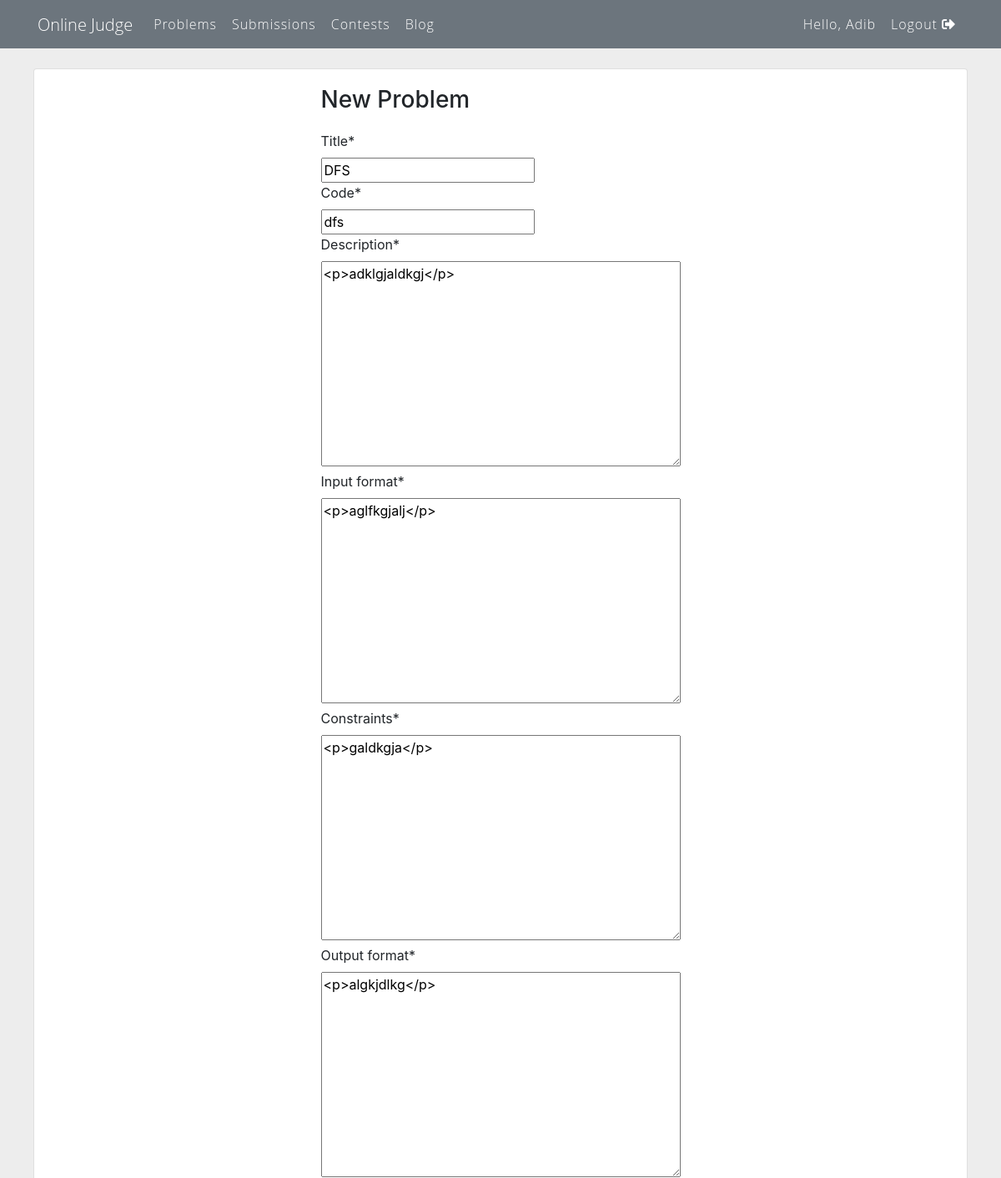
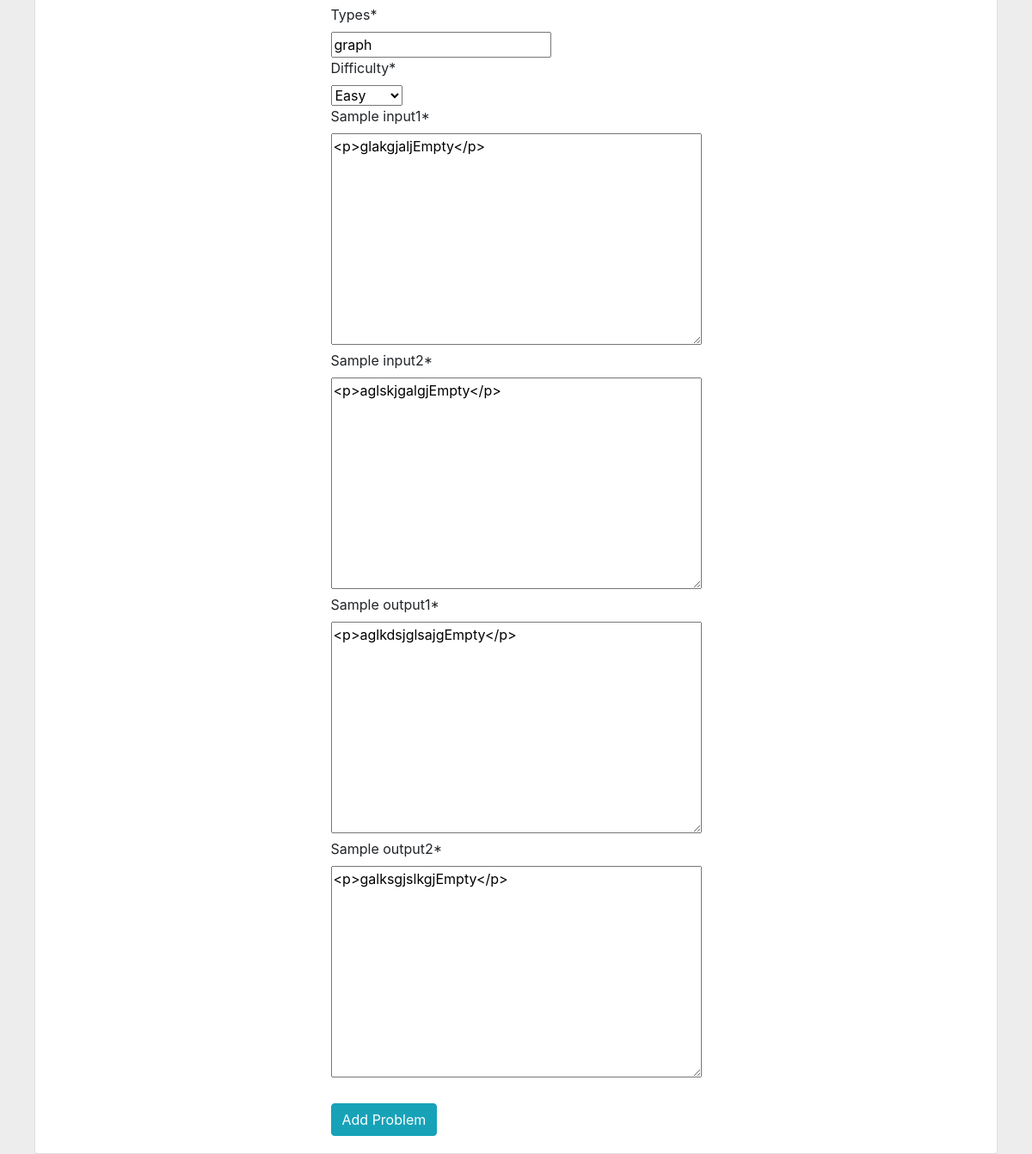
The page /problem/10/update (signed in) on the database its author committed (2 pictures, top to bottom).
### judge/models.py (models this page shows, shortened)
class Problem(models.Model):
	OPTIONS = (
        ('Easy', 'Easy'),
        ('Medium', 'Medium'),
        ('Hard', 'Hard'),
    )
	title = models.CharField(max_length=150)
	code = models.CharField(max_length=20,
		unique=True,
		validators=[RegexValidator('^[\w-]+$', ('Problem code cannot have white space and can have only hyphens between letters and numbers'))])
	description = RichTextField(blank=False)
	input_format = RichTextField(blank=False)
	constraints = RichTextField(blank=False)
	output_format = RichTextField(blank=False)
	types = models.CharField(max_length=50)
	difficulty = models.CharField(max_length=10, choices=OPTIONS, default='Easy')
	sample_input1 = RichTextField(blank=False, default='Empty')
	sample_input2 = RichTextField(blank=False, default='Empty')
	sample_output1 = RichTextField(blank=False, default='Empty')
	sample_output2 = RichTextField(blank=False, default='Empty')
	author = models.ForeignKey(User, on_delete=models.CASCADE)
	created_date = models.DateTimeField(default=timezone.now)

### judge/views.py (the view, shortened to what this page needs)
# urls.py: path('problem/<int:pk>/update', ProblemUpdateView.as_view(), name='problem-update'),
class ProblemUpdateView(LoginRequiredMixin, UserPassesTestMixin, UpdateView):
	template_name = 'judge/problem_create.html'
	form_class = ProblemModelForm
	queryset = Problem.objects.all()
	def test_func(self):
		post = self.get_object()
		if self.request.user == post.author:
			return True
		return False

### judge/forms.py
class ProblemModelForm(forms.ModelForm):
	class Meta:
		model = Problem
		exclude = ['created_date', 'author']

### judge/templates/judge/problem_create.html (shortened to what this page needs)
{% extends "base.html" %}
{% load crispy_forms_tags %}
{% block content %}
	<div class="card" style="width: 70rem;">
		<div class="card-body">
			<div class="card-title">
				<h3>New Problem </h3>
			</div>
			<form method="post">
			    {{form|crispy}}
			    <br>
			    <button type="submit" class="btn btn-info">Add Problem</button>
			</form>
		</div>
	</div>
{% endblock content %}

### accounts/templates/accounts/navbar.html (shortened to what this page needs)
<nav class="navbar navbar-expand-lg navbar-inverse navbar-dark bg-secondary mb-4">
	<div class="container">
		<a href="/" class="navbar-brand ">Online Judge</a>
		 <div class="collapse navbar-collapse" id="navbarSupportedContent">
		    <ul class="nav navbar-nav mr-auto">
		      <li class="nav-item">
		        <a class="nav-link" href="{% url 'judge:problems-list' %}">Problems </a>
		      </li>
		      <li class="nav-item">
		        <a class="nav-link" href="#">Submissions</a>
		      </li>
		      <li class="nav-item">
		        <a class="nav-link " href="#">Contests</a>
		      </li>
		      <li class="nav-item">
		        <a class="nav-link " href="{% url 'blog-home' %}">Blog</a>
		      </li>
		    </ul>
		    {% if user.is_authenticated %}
		    	<ul class="nav navbar-nav navbar-right">
			      <li class="nav-item">
			      	<a href="{% url 'accounts:profile' %}" class="nav-link">
			      		Hello, {{request.user}}
			      	</a>
			      </li>
			      <li class="nav-item">
			      	<a href="{% url "accounts:logout" %}" class="nav-link">
			      		Logout
			      		<span class="fas fa-sign-out-alt"></span>
			      	</a>
			      </li>
			    </ul>
		    {% endif %}
		</div>
	</div>
</nav>

### accounts/templates/base.html (style rules this page uses)
body { margin: 0px; padding: 0px; }
a { font-weight: 300; }
.navbar .nav-item a { color: white !important; }

### accounts/templates/accounts/navbar.html (style rules this page uses)
nav { margin: 0; font: bold 16px 'Open Sans', arial, sans-serif; }
ul { margin: auto 0; padding: 0; list-style: none; display: table; text-align: center; }
li { display: table-cell; position: relative; padding: 2px 1px; }
li a { color: #fff; text-decoration: none; letter-spacing: 0.06em; display: inline-block; padding: 10px 20px; position: relative; }
li a:after { background: none repeat scroll 0 0 trasparent; bottom: 0; content: ""; display: block; height: 2px; left: 50%; position: absolute; background: #fff; transition: width 0.3s ease 0s, left 0.3s ease 0s; width: 0; }

### judge/templates/judge/problem_create.html (style rules this page uses)
body { background: #ededed; }
.card { margin-left: 40px; margin-right: 40px; }
.card-body { margin-left: auto; margin-right: auto; }
.card-title { margin-bottom: 20px; }

### rows shown on the page
Problem: title "DFS", code "dfs", description "<p>adklgjaldkgj</p>", input_format "<p>aglfkgjalj</p>", constraints "<p>galdkgja</p>", output_format "<p>algkjdlkg</p>", types "graph", difficulty "Easy", sample_input1 "<p>glakgjaljEmpty</p>", sample_input2 "<p>aglskjgalgjEmpty</p>", sample_output1 "<p>aglkdsjglsajgEmpty</p>", sample_output2 "<p>galksgjslkgjEmpty</p>"

### other values the page prints
{{ request.user }} "Adib"
